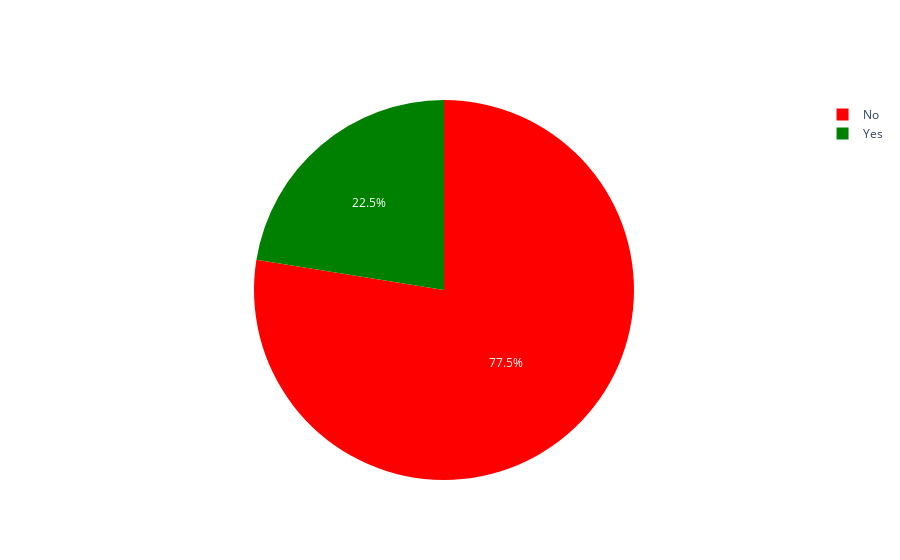

Notebook cell for this chart:
### Markdown cell above
>PIE CHART

### Code cell
labels2 = ['No','Yes']      
List= [value for value in data_sharp.RainTomorrow ]      
values2 = [0,0]
for value in List :
    if (value == 'No'):
        values2[0]+=1
    else :
        values2[1]+=1
        
fig = go.Figure(data=[go.Pie(labels=labels2, values=values2)])
fig.update_traces(marker=dict(colors=['red','green']))
fig.show()

### Figure 1 — Plotly figure (JSON) as saved in the notebook; plotly's stock layout.template omitted (floating-point values rounded to 4 significant figures)
{"data": [{"labels": ["No", "Yes"], "marker": {"colors": ["red", "green"]}, "type": "pie", "values": [99226, 28747]}], "layout": {}}
